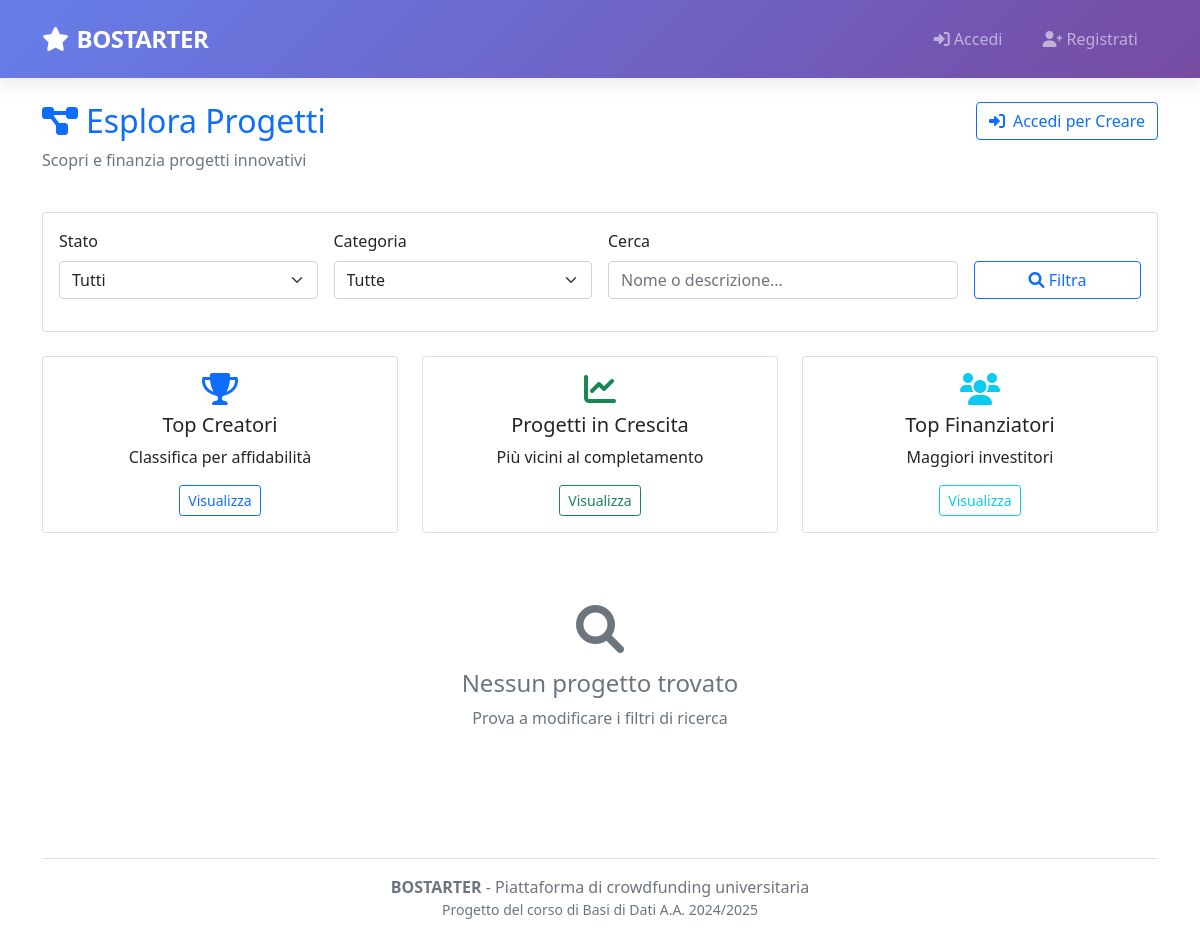
The app's page /public/projects/projects.php?category=Software, older data.
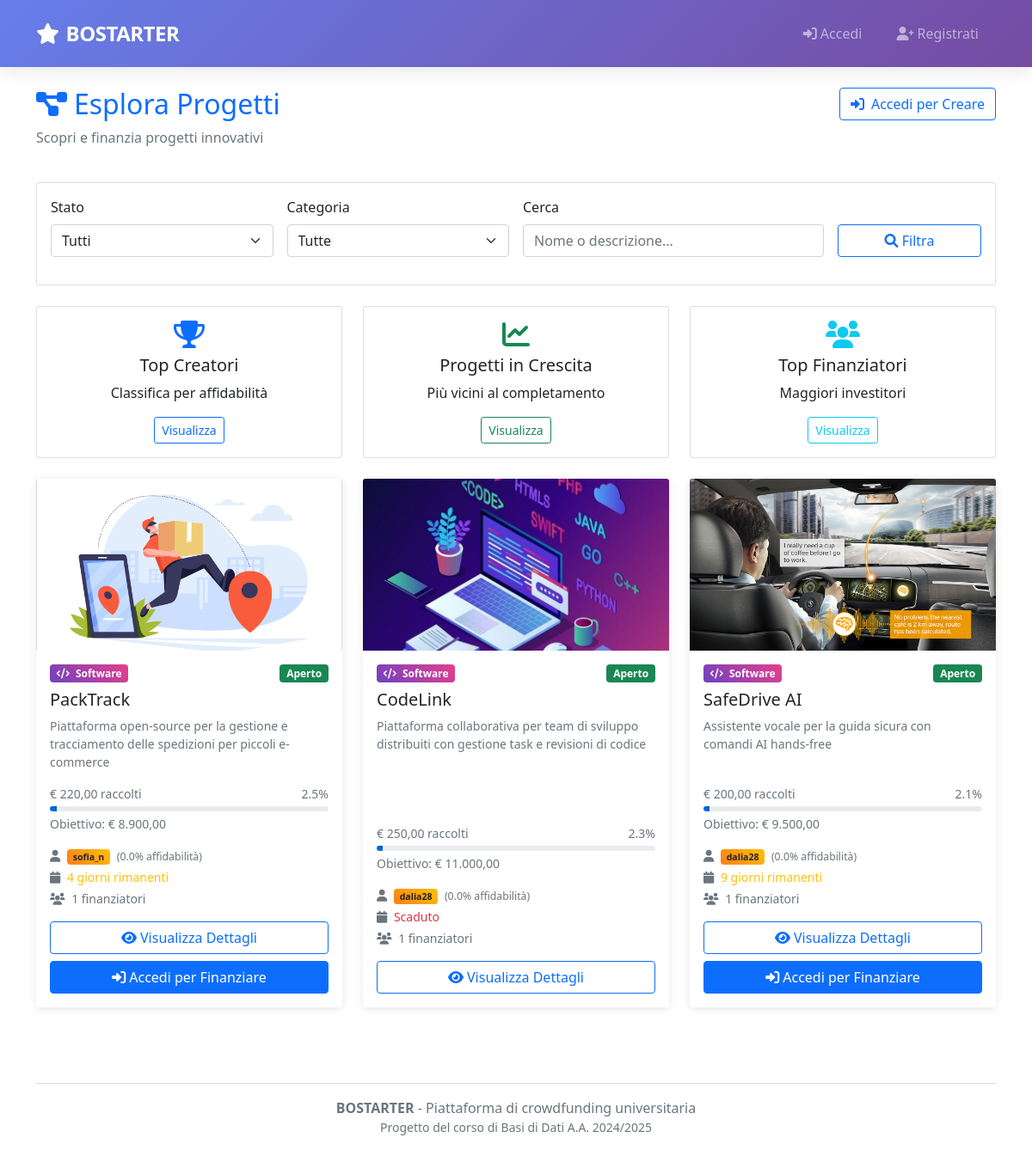
The same page, newer data.
### tables this page shows
CREATE TABLE PROGETTO(
    Nome                VARCHAR(100) PRIMARY KEY,
    Descrizione         TEXT NOT NULL,
    Data_Inserimento    DATE NOT NULL,
    Stato               ENUM('aperto', 'chiuso')NOT NULL DEFAULT 'aperto',
    Budget              DECIMAL(10,2) NOT NULL,
    Data_Limite         DATE NOT NULL,
    Tipo                ENUM('Hardware', 'Software') NOT NULL,
    Email_Creatore      VARCHAR(100) NOT NULL,
    FOREIGN KEY (Email_Creatore) REFERENCES CREATORE(Email) ON DELETE CASCADE
);

CREATE TABLE UTENTE(
    Email               VARCHAR(100) PRIMARY KEY,
    Nickname            VARCHAR(50) UNIQUE NOT NULL,
    Password            VARCHAR(255) NOT NULL,
    Nome                VARCHAR(50) NOT NULL,
    Cognome             VARCHAR(50) NOT NULL,
    Anno_Di_Nascita     DATE NOT NULL,
    Luogo_Di_Nascita    VARCHAR(100) NOT NULL
);

CREATE TABLE CREATORE (
    Email           VARCHAR(100) PRIMARY KEY,
    Nr_Progetti     INT DEFAULT 0,
    Affidabilita    FLOAT DEFAULT 0,
    FOREIGN KEY (Email) REFERENCES UTENTE(Email) ON DELETE CASCADE
);

### config/database.php (called while the page is built, shortened)
<?php
class Database {
    private static $instance = null;
    private $conn = null;
    public static function getInstance() {
        if (self::$instance === null) {
            self::$instance = new self();
        }
        return self::$instance;
    }
    private function connect() {
        try {
            $dsn = "mysql:host=" . DB_HOST . ";dbname=" . DB_NAME . ";charset=" . DB_CHARSET;
            $options = [
                PDO::ATTR_ERRMODE => PDO::ERRMODE_EXCEPTION,
                PDO::ATTR_DEFAULT_FETCH_MODE => PDO::FETCH_ASSOC,
                PDO::ATTR_EMULATE_PREPARES => false
            ];
            $this->conn = new PDO($dsn, DB_USER, DB_PASS, $options);
            $this->conn->exec("SET NAMES " . DB_CHARSET);
        } catch(PDOException $e) {
            $error = "Errore connessione database: " . $e->getMessage();
            error_log($error);
            if (DEBUG_MODE) {
                die("<h3>Errore Database</h3><p>$error</p><p><strong>Verifica:</strong><br>
                    - MAMP/XAMPP avviato?<br>
                    - MySQL in running?<br>
                    - Database BOSTARTER creato?<br>
                    - Credenziali corrette in config/database.php?</p>");
            } else {
                die("Errore di sistema. Riprova più tardi.");
            }
        }
    }
    public function query($sql, $params = []) {
        try {
            $stmt = $this->conn->prepare($sql);
            $stmt->execute($params);
            return $stmt;
        } catch(PDOException $e) {
            error_log("Query error: " . $e->getMessage() . " | SQL: " . $sql);
            throw new Exception("Errore database: " . $e->getMessage());
        }
    }
    public function fetchAll($sql, $params = []) {
        return $this->query($sql, $params)->fetchAll();
    }
    public function execute($sql, $params = []) {
        return $this->query($sql, $params)->rowCount();
    }
}
class SessionManager {
    public static function get($key, $default = null) {
        return $_SESSION[$key] ?? $default;
    }
    public static function isLoggedIn() {
        return self::get('user_email') !== null && self::isSessionValid();
    }
}
class Utils {
    public static function formatCurrency($amount) {
        return '€ ' . number_format($amount, 2, ',', '.');
    }
}
?>

### public/projects/projects.php (the view, shortened to what the rows shown need)
<?php
require_once '../../config/database.php';
$db = Database::getInstance();
$db->ensureEventScheduler();
$db->execute("
    UPDATE PROGETTO
    SET Stato = 'chiuso'
    WHERE Stato = 'aperto' AND Data_Limite <= CURDATE()
");
$searchQuery = trim($_GET['search'] ?? '');
$statusFilter = $_GET['status'] ?? 'all';
$categoryFilter = $_GET['category'] ?? 'all';
$whereClause = "WHERE 1=1";
$params = [];
if ($categoryFilter !== 'all') {
    $whereClause .= " AND p.Tipo = ?";
    $params[] = $categoryFilter;
}
$sql = "
    SELECT
        p.Nome,
        p.Descrizione,
        p.Data_Inserimento,
        p.Stato,
        p.Budget,
        p.Data_Limite,
        p.Tipo AS Categoria,
        u.Nickname AS Creatore,
        c.Affidabilita,
        COALESCE(SUM(f.Importo), 0) AS Totale_Finanziato,
        COUNT(DISTINCT f.ID) AS Num_Finanziatori,
        foto.percorso AS Foto,
        DATEDIFF(p.Data_Limite, CURDATE()) AS Giorni_Rimanenti
    FROM PROGETTO p
    JOIN CREATORE c ON p.Email_Creatore = c.Email
    JOIN UTENTE u ON c.Email = u.Email
    LEFT JOIN FINANZIAMENTO f ON p.Nome = f.Nome_Progetto
    LEFT JOIN FOTO foto ON p.Nome = foto.Nome_Progetto
    $whereClause
    GROUP BY p.Nome, p.Descrizione, p.Data_Inserimento, p.Stato, p.Budget, p.Data_Limite, p.Tipo, u.Nickname, c.Affidabilita, foto.percorso
    ORDER BY p.Data_Inserimento DESC
";
$progetti = $db->fetchAll($sql, $params);
$isLoggedIn = SessionManager::isLoggedIn();
$isCreator = SessionManager::isCreator();
?>
<!DOCTYPE html>
<html lang="it">
<head>
    <link href="https://cdn.jsdelivr.net/npm/bootstrap@5.1.3/dist/css/bootstrap.min.css" rel="stylesheet">
    <link href="https://cdnjs.cloudflare.com/ajax/libs/font-awesome/6.0.0/css/all.min.css" rel="stylesheet">
</head>
<body>
<div class="container mt-4">
    <div class="row mb-4">
        <div class="col-md-8">
            <h1 class="h2 text-primary">
                <i class="fas fa-project-diagram me-2"></i>Esplora Progetti
            </h1>
        </div>
    </div>
    <div class="row">
        <?php if (empty($progetti)): ?>
            <div class="col-12">
                <div class="text-center py-5">
                    <i class="fas fa-search fa-3x text-muted mb-3"></i>
                    <h4 class="text-muted">Nessun progetto trovato</h4>
                    <p class="text-muted">
                        <?php if (!empty($searchQuery) || $statusFilter !== 'all' || $categoryFilter !== 'all'): ?>
                            Prova a modificare i filtri di ricerca
                        <?php else: ?>
                            Non ci sono ancora progetti nella piattaforma
                        <?php endif; ?>
                    </p>
                    <?php if ($isLoggedIn && $isCreator): ?>
                        <a href="../dashboard/creator_dashboard.php" class="btn btn-primary">
                            <i class="fas fa-plus me-2"></i>Crea il Primo Progetto
                        </a>
                    <?php endif; ?>
                </div>
            </div>
        <?php else: ?>
            <?php foreach ($progetti as $progetto): ?>
                <?php
                $percentualeCompletamento = $progetto['Budget'] > 0
                    ? min(100, ($progetto['Totale_Finanziato'] / $progetto['Budget']) * 100)
                    : 0;
                $giorniRimanenti = $progetto['Giorni_Rimanenti'];
                $statoClasse = $progetto['Stato'] === 'aperto' ? 'success' : 'secondary';
                ?>
                <div class="col-lg-4 col-md-6 mb-4">
                    <div class="card project-card h-100">
                        <?php
                        $fotoDb = $progetto['Foto'] ?? '';
                        if ($fotoDb !== '') {
                            $src = (strpos($fotoDb, 'img/') === 0)
                                ? "/Bostarter/{$fotoDb}"
                                : "/Bostarter/img/{$fotoDb}";
                        } else {
                            $src = null;
                        }
                        ?>
                        <?php if ($src): ?>
                            <img src="<?= htmlspecialchars($src) ?>"
                                 class="card-img-top"
                                 style="height:200px; object-fit:cover;"
                                 alt="<?= htmlspecialchars($progetto['Nome']) ?>">
                        <?php endif; ?>
                        <div class="card-body d-flex flex-column">
                            <div class="d-flex justify-content-between align-items-start mb-2">
                                <span class="badge <?= $progetto['Categoria'] === 'Hardware' ? 'badge-hardware' : 'badge-software' ?> text-white">
                                    <i class="fas fa-<?= $progetto['Categoria'] === 'Hardware' ? 'microchip' : 'code' ?> me-1"></i>
                                    <?= htmlspecialchars($progetto['Categoria']) ?>
                                </span>
                                <span class="badge bg-<?= $statoClasse ?>"><?= ucfirst($progetto['Stato']) ?></span>
                            </div>
                            <h5 class="card-title"><?= htmlspecialchars($progetto['Nome']) ?></h5>
                            <p class="card-text text-muted small flex-grow-1">
                                <?= htmlspecialchars(substr($progetto['Descrizione'], 0, 100)) ?>
                            </p>
                            <div class="mb-3">
                                <div class="d-flex justify-content-between small text-muted mb-1">
                                    <span><?= Utils::formatCurrency($progetto['Totale_Finanziato']) ?> raccolti</span>
                                    <span><?= number_format($percentualeCompletamento, 1) ?>%</span>
                                </div>
                                <div class="progress" style="height: 6px;">
                                    <div class="progress-bar progress-bar-custom"
                                         style="width: <?= $percentualeCompletamento ?>%"></div>
                                </div>
                                <div class="small text-muted mt-1">
                                    Obiettivo: <?= Utils::formatCurrency($progetto['Budget']) ?>
                                </div>
                            </div>
                            <div class="row small text-muted mb-3">
                                <div class="col-12 mb-1">
                                    <i class="fas fa-user me-1"></i>
                                    <span class="creator-badge badge text-dark">
                                        <?= htmlspecialchars($progetto['Creatore']) ?>
                                    </span>
                                    <small class="ms-1">
                                        (<?= number_format($progetto['Affidabilita'] * 100, 1) ?>% affidabilità)
                                    </small>
                                </div>
                                <div class="col-12 mb-1">
                                    <i class="fas fa-calendar me-1"></i>
                                    <?php if ($giorniRimanenti > 0): ?>
                                        <span class="text-warning"><?= $giorniRimanenti ?> giorni rimanenti</span>
                                    <?php else: ?>
                                        <span class="text-danger">Scaduto</span>
                                    <?php endif; ?>
                                </div>
                                <div class="col-12">
                                    <i class="fas fa-users me-1"></i>
                                    <?= $progetto['Num_Finanziatori'] ?> finanziatori
                                </div>
                            </div>
                            <div class="mt-auto">
                                <div class="d-grid gap-2">
                                    <a href="project_detail.php?name=<?= urlencode($progetto['Nome']) ?>"
                                       class="btn btn-outline-primary">
                                        <i class="fas fa-eye me-1"></i>Visualizza Dettagli
                                    </a>
                                    <?php if ($progetto['Stato'] === 'aperto' && $giorniRimanenti > 0): ?>
                                        <?php if ($isLoggedIn): ?>
                                            <a href="project_detail.php?name=<?= urlencode($progetto['Nome']) ?>&action=fund"
                                               class="btn btn-primary">
                                                <i class="fas fa-heart me-1"></i>Finanzia Progetto
                                            </a>
                                        <?php else: ?>
                                            <a href="../../index.html" class="btn btn-primary">
                                                <i class="fas fa-sign-in-alt me-1"></i>Accedi per Finanziare
                                            </a>
                                        <?php endif; ?>
                                    <?php endif; ?>
                                </div>
                            </div>
                        </div>
                    </div>
                </div>
            <?php endforeach; ?>
        <?php endif; ?>
    </div>
</div>
</body>
</html>

Row changes from the older to the newer data that the page shows:
added progetto: Nome (picture), Tipo "Software", Stato "Aperto", Nome "PackTrack", Descrizione "Piattaforma open-source per la gestione e tracciamento delle spedizioni per piccoli e-commerce", Totale_Finanziato "€ 220,00", percentualeCompletamento "2.5", $percentualeCompletamento 2.4719101123596 (drawn), Budget "€ 8.900,00", utente.Nickname "sofia_n", $progetto['Affidabilita']*100 "0.0", giorniRimanenti "4", Num_Finanziatori "1", shows "Accedi per Finanziare"
added progetto: Nome (picture), Tipo "Software", Stato "Aperto", Nome "CodeLink", Descrizione "Piattaforma collaborativa per team di sviluppo distribuiti con gestione task e revisioni di codice", Totale_Finanziato "€ 250,00", percentualeCompletamento "2.3", $percentualeCompletamento 2.2727272727273 (drawn), Budget "€ 11.000,00", utente.Nickname "dalia28", $progetto['Affidabilita']*100 "0.0", shows "Scaduto", Num_Finanziatori "1"
added progetto: shows a picture, Tipo "Software", Stato "Aperto", Nome "SafeDrive AI", Descrizione "Assistente vocale per la guida sicura con comandi AI hands-free", Totale_Finanziato "€ 200,00", percentualeCompletamento "2.1", $percentualeCompletamento 2.1052631578947 (drawn), Budget "€ 9.500,00", utente.Nickname "dalia28", $progetto['Affidabilita']*100 "0.0", giorniRimanenti "9", Num_Finanziatori "1", shows "Accedi per Finanziare"
Text that changed along with them:
text no longer shown: "Nessun progetto trovato Prova a modificare i filtri di ricerca"
